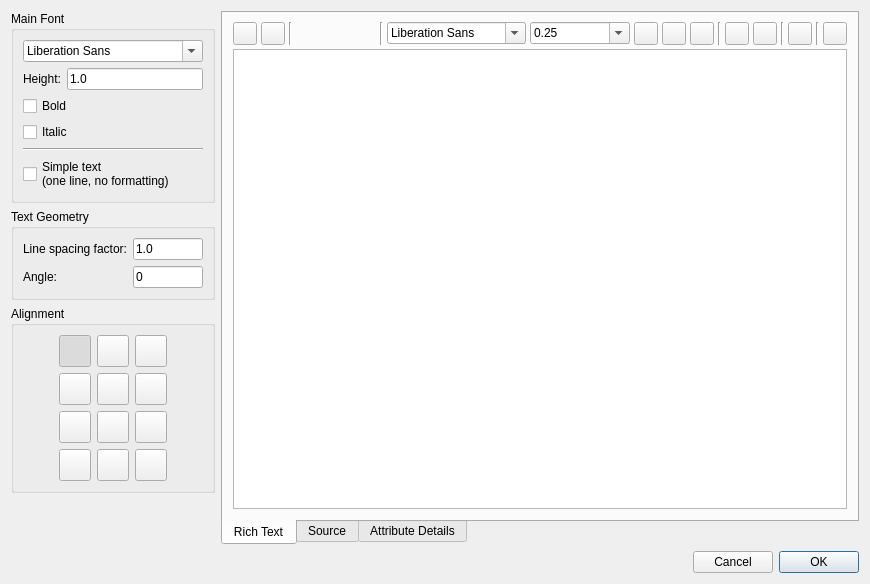
<?xml version="1.0" encoding="UTF-8"?>
<ui version="4.0">
 <class>TextDialog</class>
 <widget class="QDialog" name="TextDialog">
  <property name="geometry">
   <rect>
    <x>0</x>
    <y>0</y>
    <width>870</width>
    <height>584</height>
   </rect>
  </property>
  <property name="windowTitle">
   <string>Text</string>
  </property>
  <layout class="QVBoxLayout" name="verticalLayout">
   <item>
    <layout class="QGridLayout" name="gridLayout">
     <item row="0" column="0">
      <widget class="QGroupBox" name="FontGroupBox">
       <property name="maximumSize">
        <size>
         <width>250</width>
         <height>16777215</height>
        </size>
       </property>
       <property name="title">
        <string>Main Font</string>
       </property>
       <layout class="QVBoxLayout" name="verticalLayout_2">
        <item>
         <widget class="QFontComboBox" name="MainFont">
          <property name="minimumSize">
           <size>
            <width>180</width>
            <height>0</height>
           </size>
          </property>
          <property name="currentFont">
           <font>
            <family>Arial</family>
            <pointsize>1</pointsize>
           </font>
          </property>
         </widget>
        </item>
        <item>
         <layout class="QHBoxLayout" name="horizontalLayout_2">
          <item>
           <widget class="QLabel" name="label">
            <property name="text">
             <string>Height:</string>
            </property>
           </widget>
          </item>
          <item>
           <widget class="RMathLineEdit" name="MainHeight">
            <property name="toolTip">
             <string>Text Height in Drawing Units</string>
            </property>
            <property name="text">
             <string notr="true">1.0</string>
            </property>
            <property name="angle" stdset="0">
             <bool>false</bool>
            </property>
            <property name="defaultUnit" stdset="0">
             <number>0</number>
            </property>
           </widget>
          </item>
         </layout>
        </item>
        <item>
         <widget class="QCheckBox" name="MainBold">
          <property name="text">
           <string>Bold</string>
          </property>
         </widget>
        </item>
        <item>
         <widget class="QCheckBox" name="MainItalic">
          <property name="text">
           <string>Italic</string>
          </property>
         </widget>
        </item>
        <item>
         <widget class="Line" name="Separator">
          <property name="orientation">
           <enum>Qt::Horizontal</enum>
          </property>
         </widget>
        </item>
        <item>
         <widget class="QCheckBox" name="SimpleText">
          <property name="toolTip">
           <string>Text fits on one line and has no formatting</string>
          </property>
          <property name="text">
           <string>Simple text
(one line, no formatting)</string>
          </property>
         </widget>
        </item>
       </layout>
      </widget>
     </item>
     <item row="0" column="1" rowspan="4">
      <widget class="QTabWidget" name="TabWidget">
       <property name="tabPosition">
        <enum>QTabWidget::South</enum>
       </property>
       <property name="tabShape">
        <enum>QTabWidget::Rounded</enum>
       </property>
       <property name="currentIndex">
        <number>0</number>
       </property>
       <widget class="QWidget" name="tab">
        <attribute name="title">
         <string>Rich Text</string>
        </attribute>
        <layout class="QVBoxLayout" name="verticalLayout_3">
         <property name="spacing">
          <number>4</number>
         </property>
         <property name="leftMargin">
          <number>10</number>
         </property>
         <property name="rightMargin">
          <number>10</number>
         </property>
         <property name="bottomMargin">
          <number>10</number>
         </property>
         <item>
          <layout class="QHBoxLayout" name="horizontalLayout">
           <property name="spacing">
            <number>4</number>
           </property>
           <item>
            <widget class="QToolButton" name="Undo"/>
           </item>
           <item>
            <widget class="QToolButton" name="Redo"/>
           </item>
           <item>
            <widget class="Line" name="line_3">
             <property name="orientation">
              <enum>Qt::Vertical</enum>
             </property>
            </widget>
           </item>
           <item>
            <widget class="QToolButton" name="Cut">
             <property name="toolTip">
              <string>Cut</string>
             </property>
             <property name="autoRaise">
              <bool>true</bool>
             </property>
            </widget>
           </item>
           <item>
            <widget class="QToolButton" name="Copy">
             <property name="toolTip">
              <string>Copy</string>
             </property>
             <property name="autoRaise">
              <bool>true</bool>
             </property>
            </widget>
           </item>
           <item>
            <widget class="QToolButton" name="Paste">
             <property name="toolTip">
              <string>Paste</string>
             </property>
             <property name="autoRaise">
              <bool>true</bool>
             </property>
            </widget>
           </item>
           <item>
            <widget class="Line" name="line_4">
             <property name="orientation">
              <enum>Qt::Vertical</enum>
             </property>
            </widget>
           </item>
           <item>
            <widget class="QFontComboBox" name="Font">
             <property name="minimumSize">
              <size>
               <width>100</width>
               <height>0</height>
              </size>
             </property>
             <property name="currentFont">
              <font>
               <family>Arial</family>
               <pointsize>1</pointsize>
              </font>
             </property>
            </widget>
           </item>
           <item>
            <widget class="QComboBox" name="Height">
             <property name="sizePolicy">
              <sizepolicy hsizetype="MinimumExpanding" vsizetype="Fixed">
               <horstretch>0</horstretch>
               <verstretch>0</verstretch>
              </sizepolicy>
             </property>
             <property name="minimumSize">
              <size>
               <width>100</width>
               <height>0</height>
              </size>
             </property>
             <property name="editable">
              <bool>true</bool>
             </property>
             <item>
              <property name="text">
               <string notr="true">0.25</string>
              </property>
             </item>
             <item>
              <property name="text">
               <string notr="true">0.5</string>
              </property>
             </item>
             <item>
              <property name="text">
               <string notr="true">1.0</string>
              </property>
             </item>
             <item>
              <property name="text">
               <string notr="true">1.5</string>
              </property>
             </item>
             <item>
              <property name="text">
               <string notr="true">2.0</string>
              </property>
             </item>
             <item>
              <property name="text">
               <string notr="true">2.5</string>
              </property>
             </item>
             <item>
              <property name="text">
               <string notr="true">3.0</string>
              </property>
             </item>
             <item>
              <property name="text">
               <string notr="true">4.0</string>
              </property>
             </item>
             <item>
              <property name="text">
               <string notr="true">5.0</string>
              </property>
             </item>
             <item>
              <property name="text">
               <string notr="true">6.0</string>
              </property>
             </item>
             <item>
              <property name="text">
               <string notr="true">7.0</string>
              </property>
             </item>
             <item>
              <property name="text">
               <string notr="true">8.0</string>
              </property>
             </item>
             <item>
              <property name="text">
               <string notr="true">9.0</string>
              </property>
             </item>
             <item>
              <property name="text">
               <string notr="true">10.0</string>
              </property>
             </item>
             <item>
              <property name="text">
               <string notr="true">12.5</string>
              </property>
             </item>
             <item>
              <property name="text">
               <string notr="true">15.0</string>
              </property>
             </item>
             <item>
              <property name="text">
               <string notr="true">16.0</string>
              </property>
             </item>
             <item>
              <property name="text">
               <string notr="true">18.0</string>
              </property>
             </item>
             <item>
              <property name="text">
               <string notr="true">20.0</string>
              </property>
             </item>
             <item>
              <property name="text">
               <string notr="true">22.0</string>
              </property>
             </item>
             <item>
              <property name="text">
               <string notr="true">25.0</string>
              </property>
             </item>
             <item>
              <property name="text">
               <string notr="true">50.0</string>
              </property>
             </item>
             <item>
              <property name="text">
               <string notr="true">100.0</string>
              </property>
             </item>
            </widget>
           </item>
           <item>
            <widget class="QToolButton" name="Bold">
             <property name="toolTip">
              <string>Bold</string>
             </property>
             <property name="shortcut">
              <string>Ctrl+B</string>
             </property>
             <property name="checkable">
              <bool>true</bool>
             </property>
            </widget>
           </item>
           <item>
            <widget class="QToolButton" name="Italic">
             <property name="toolTip">
              <string>Italic</string>
             </property>
             <property name="shortcut">
              <string>Ctrl+I</string>
             </property>
             <property name="checkable">
              <bool>true</bool>
             </property>
            </widget>
           </item>
           <item>
            <widget class="QToolButton" name="Underline">
             <property name="shortcut">
              <string notr="true">Ctrl+U</string>
             </property>
             <property name="checkable">
              <bool>true</bool>
             </property>
            </widget>
           </item>
           <item>
            <widget class="Line" name="line">
             <property name="orientation">
              <enum>Qt::Vertical</enum>
             </property>
            </widget>
           </item>
           <item>
            <widget class="QToolButton" name="Superscript"/>
           </item>
           <item>
            <widget class="QToolButton" name="Subscript"/>
           </item>
           <item>
            <widget class="Line" name="line_5">
             <property name="orientation">
              <enum>Qt::Vertical</enum>
             </property>
            </widget>
           </item>
           <item>
            <widget class="QToolButton" name="Color"/>
           </item>
           <item>
            <widget class="Line" name="line_2">
             <property name="orientation">
              <enum>Qt::Vertical</enum>
             </property>
            </widget>
           </item>
           <item>
            <widget class="QToolButton" name="Symbol">
             <property name="toolTip">
              <string>Insert Symbol...</string>
             </property>
            </widget>
           </item>
           <item>
            <spacer name="horizontalSpacer_2">
             <property name="orientation">
              <enum>Qt::Horizontal</enum>
             </property>
             <property name="sizeHint" stdset="0">
              <size>
               <width>40</width>
               <height>20</height>
              </size>
             </property>
            </spacer>
           </item>
          </layout>
         </item>
         <item>
          <widget class="QTextEdit" name="Text">
           <property name="font">
            <font>
             <family>Arial</family>
             <pointsize>10</pointsize>
            </font>
           </property>
           <property name="lineWrapMode">
            <enum>QTextEdit::NoWrap</enum>
           </property>
           <property name="html">
            <string notr="true">&lt;!DOCTYPE HTML PUBLIC &quot;-//W3C//DTD HTML 4.0//EN&quot; &quot;http://www.w3.org/TR/REC-html40/strict.dtd&quot;&gt;
&lt;html&gt;&lt;head&gt;&lt;meta name=&quot;qrichtext&quot; content=&quot;1&quot; /&gt;&lt;style type=&quot;text/css&quot;&gt;
p, li { white-space: pre-wrap; }
&lt;/style&gt;&lt;/head&gt;&lt;body style=&quot; font-family:'Arial'; font-size:10pt; font-weight:400; font-style:normal;&quot;&gt;
&lt;p style=&quot;-qt-paragraph-type:empty; margin-top:0px; margin-bottom:0px; margin-left:0px; margin-right:0px; -qt-block-indent:0; text-indent:0px;&quot;&gt;&lt;br /&gt;&lt;/p&gt;&lt;/body&gt;&lt;/html&gt;</string>
           </property>
          </widget>
         </item>
        </layout>
       </widget>
       <widget class="QWidget" name="tab_2">
        <attribute name="title">
         <string>Source</string>
        </attribute>
        <layout class="QVBoxLayout" name="verticalLayout_5">
         <property name="leftMargin">
          <number>10</number>
         </property>
         <property name="rightMargin">
          <number>10</number>
         </property>
         <property name="bottomMargin">
          <number>10</number>
         </property>
         <item>
          <widget class="QPlainTextEdit" name="Source">
           <property name="plainText">
            <string notr="true"/>
           </property>
          </widget>
         </item>
        </layout>
       </widget>
       <widget class="QWidget" name="tab_3">
        <attribute name="title">
         <string>Attribute Details</string>
        </attribute>
        <layout class="QVBoxLayout" name="verticalLayout_4">
         <item>
          <layout class="QGridLayout" name="gridLayout_4">
           <item row="0" column="0">
            <widget class="QLabel" name="TagLabel">
             <property name="text">
              <string>Tag:</string>
             </property>
            </widget>
           </item>
           <item row="0" column="1">
            <widget class="QLineEdit" name="AttributeTag">
             <property name="minimumSize">
              <size>
               <width>200</width>
               <height>0</height>
              </size>
             </property>
            </widget>
           </item>
           <item row="1" column="0">
            <widget class="QLabel" name="PromptLabel">
             <property name="text">
              <string>Prompt:</string>
             </property>
            </widget>
           </item>
           <item row="1" column="1">
            <widget class="QLineEdit" name="AttributePrompt">
             <property name="minimumSize">
              <size>
               <width>200</width>
               <height>0</height>
              </size>
             </property>
            </widget>
           </item>
           <item row="2" column="0">
            <widget class="QLabel" name="ValueLabel">
             <property name="text">
              <string>Value:</string>
             </property>
            </widget>
           </item>
           <item row="2" column="1">
            <widget class="QLineEdit" name="AttributeValue">
             <property name="minimumSize">
              <size>
               <width>200</width>
               <height>0</height>
              </size>
             </property>
            </widget>
           </item>
          </layout>
         </item>
         <item>
          <spacer name="verticalSpacer">
           <property name="orientation">
            <enum>Qt::Vertical</enum>
           </property>
           <property name="sizeHint" stdset="0">
            <size>
             <width>20</width>
             <height>287</height>
            </size>
           </property>
          </spacer>
         </item>
        </layout>
       </widget>
      </widget>
     </item>
     <item row="1" column="0">
      <widget class="QGroupBox" name="groupBox">
       <property name="maximumSize">
        <size>
         <width>250</width>
         <height>16777215</height>
        </size>
       </property>
       <property name="title">
        <string>Text Geometry</string>
       </property>
       <layout class="QGridLayout" name="gridLayout_3">
        <item row="0" column="0">
         <widget class="QLabel" name="LineSpacingFactorLabel">
          <property name="text">
           <string>Line spacing factor:</string>
          </property>
         </widget>
        </item>
        <item row="0" column="1">
         <widget class="RMathLineEdit" name="LineSpacingFactor">
          <property name="minimumSize">
           <size>
            <width>50</width>
            <height>0</height>
           </size>
          </property>
          <property name="toolTip">
           <string>Line Spacing Factor</string>
          </property>
          <property name="text">
           <string notr="true">1.0</string>
          </property>
          <property name="angle" stdset="0">
           <bool>false</bool>
          </property>
          <property name="defaultUnit" stdset="0">
           <number>0</number>
          </property>
         </widget>
        </item>
        <item row="1" column="0">
         <widget class="QLabel" name="label_3">
          <property name="text">
           <string>Angle:</string>
          </property>
         </widget>
        </item>
        <item row="1" column="1">
         <widget class="RMathLineEdit" name="Angle">
          <property name="minimumSize">
           <size>
            <width>50</width>
            <height>0</height>
           </size>
          </property>
          <property name="toolTip">
           <string>Rotation Angle</string>
          </property>
          <property name="text">
           <string notr="true">0</string>
          </property>
          <property name="angle" stdset="0">
           <bool>true</bool>
          </property>
          <property name="defaultUnit" stdset="0">
           <number>0</number>
          </property>
         </widget>
        </item>
       </layout>
      </widget>
     </item>
     <item row="2" column="0">
      <widget class="QGroupBox" name="AlignmentGroupBox">
       <property name="maximumSize">
        <size>
         <width>250</width>
         <height>16777215</height>
        </size>
       </property>
       <property name="title">
        <string>Alignment</string>
       </property>
       <property name="flat">
        <bool>false</bool>
       </property>
       <property name="checkable">
        <bool>false</bool>
       </property>
       <layout class="QGridLayout" name="gridLayout_2">
        <property name="spacing">
         <number>6</number>
        </property>
        <item row="1" column="4">
         <spacer name="horizontalSpacer">
          <property name="orientation">
           <enum>Qt::Horizontal</enum>
          </property>
          <property name="sizeHint" stdset="0">
           <size>
            <width>40</width>
            <height>20</height>
           </size>
          </property>
         </spacer>
        </item>
        <item row="1" column="0">
         <spacer name="horizontalSpacer_4">
          <property name="orientation">
           <enum>Qt::Horizontal</enum>
          </property>
          <property name="sizeHint" stdset="0">
           <size>
            <width>40</width>
            <height>20</height>
           </size>
          </property>
         </spacer>
        </item>
        <item row="0" column="1">
         <widget class="QToolButton" name="AlignTopLeft">
          <property name="maximumSize">
           <size>
            <width>32</width>
            <height>32</height>
           </size>
          </property>
          <property name="toolTip">
           <string>Top Left</string>
          </property>
          <property name="icon">
           <iconset>
            <normaloff>AlignTopLeft.svg</normaloff>AlignTopLeft.svg</iconset>
          </property>
          <property name="iconSize">
           <size>
            <width>32</width>
            <height>32</height>
           </size>
          </property>
          <property name="checkable">
           <bool>true</bool>
          </property>
          <property name="checked">
           <bool>true</bool>
          </property>
          <property name="autoExclusive">
           <bool>true</bool>
          </property>
         </widget>
        </item>
        <item row="0" column="2">
         <widget class="QToolButton" name="AlignTopCenter">
          <property name="maximumSize">
           <size>
            <width>32</width>
            <height>32</height>
           </size>
          </property>
          <property name="toolTip">
           <string>Top Center</string>
          </property>
          <property name="icon">
           <iconset>
            <normaloff>AlignTopCenter.svg</normaloff>AlignTopCenter.svg</iconset>
          </property>
          <property name="iconSize">
           <size>
            <width>32</width>
            <height>32</height>
           </size>
          </property>
          <property name="checkable">
           <bool>true</bool>
          </property>
          <property name="autoExclusive">
           <bool>true</bool>
          </property>
         </widget>
        </item>
        <item row="1" column="3">
         <widget class="QToolButton" name="AlignMiddleRight">
          <property name="maximumSize">
           <size>
            <width>32</width>
            <height>32</height>
           </size>
          </property>
          <property name="toolTip">
           <string>Middle Right</string>
          </property>
          <property name="icon">
           <iconset>
            <normaloff>AlignMiddleRight.svg</normaloff>AlignMiddleRight.svg</iconset>
          </property>
          <property name="iconSize">
           <size>
            <width>32</width>
            <height>32</height>
           </size>
          </property>
          <property name="checkable">
           <bool>true</bool>
          </property>
          <property name="autoExclusive">
           <bool>true</bool>
          </property>
         </widget>
        </item>
        <item row="0" column="3">
         <widget class="QToolButton" name="AlignTopRight">
          <property name="maximumSize">
           <size>
            <width>32</width>
            <height>32</height>
           </size>
          </property>
          <property name="toolTip">
           <string>Top Right</string>
          </property>
          <property name="icon">
           <iconset>
            <normaloff>AlignTopRight.svg</normaloff>AlignTopRight.svg</iconset>
          </property>
          <property name="iconSize">
           <size>
            <width>32</width>
            <height>32</height>
           </size>
          </property>
          <property name="checkable">
           <bool>true</bool>
          </property>
          <property name="autoExclusive">
           <bool>true</bool>
          </property>
         </widget>
        </item>
        <item row="1" column="2">
         <widget class="QToolButton" name="AlignMiddleCenter">
          <property name="maximumSize">
           <size>
            <width>32</width>
            <height>32</height>
           </size>
          </property>
          <property name="toolTip">
           <string>Middle Center</string>
          </property>
          <property name="icon">
           <iconset>
            <normaloff>AlignMiddleCenter.svg</normaloff>AlignMiddleCenter.svg</iconset>
          </property>
          <property name="iconSize">
           <size>
            <width>32</width>
            <height>32</height>
           </size>
          </property>
          <property name="checkable">
           <bool>true</bool>
          </property>
          <property name="autoExclusive">
           <bool>true</bool>
          </property>
         </widget>
        </item>
        <item row="1" column="1">
         <widget class="QToolButton" name="AlignMiddleLeft">
          <property name="maximumSize">
           <size>
            <width>32</width>
            <height>32</height>
           </size>
          </property>
          <property name="toolTip">
           <string>Middle Left</string>
          </property>
          <property name="icon">
           <iconset>
            <normaloff>AlignMiddleLeft.svg</normaloff>AlignMiddleLeft.svg</iconset>
          </property>
          <property name="iconSize">
           <size>
            <width>32</width>
            <height>32</height>
           </size>
          </property>
          <property name="checkable">
           <bool>true</bool>
          </property>
          <property name="autoExclusive">
           <bool>true</bool>
          </property>
         </widget>
        </item>
        <item row="2" column="1">
         <widget class="QToolButton" name="AlignBaseLeft">
          <property name="maximumSize">
           <size>
            <width>32</width>
            <height>32</height>
           </size>
          </property>
          <property name="toolTip">
           <string>Base Left</string>
          </property>
          <property name="icon">
           <iconset>
            <normaloff>AlignBaseLeft.svg</normaloff>AlignBaseLeft.svg</iconset>
          </property>
          <property name="iconSize">
           <size>
            <width>32</width>
            <height>32</height>
           </size>
          </property>
          <property name="checkable">
           <bool>true</bool>
          </property>
          <property name="autoExclusive">
           <bool>true</bool>
          </property>
         </widget>
        </item>
        <item row="2" column="2">
         <widget class="QToolButton" name="AlignBaseCenter">
          <property name="maximumSize">
           <size>
            <width>32</width>
            <height>32</height>
           </size>
          </property>
          <property name="toolTip">
           <string>Base Center</string>
          </property>
          <property name="icon">
           <iconset>
            <normaloff>AlignBaseCenter.svg</normaloff>AlignBaseCenter.svg</iconset>
          </property>
          <property name="iconSize">
           <size>
            <width>32</width>
            <height>32</height>
           </size>
          </property>
          <property name="checkable">
           <bool>true</bool>
          </property>
          <property name="autoExclusive">
           <bool>true</bool>
          </property>
         </widget>
        </item>
        <item row="2" column="3">
         <widget class="QToolButton" name="AlignBaseRight">
          <property name="maximumSize">
           <size>
            <width>32</width>
            <height>32</height>
           </size>
          </property>
          <property name="toolTip">
           <string>Base Right</string>
          </property>
          <property name="icon">
           <iconset>
            <normaloff>AlignBaseRight.svg</normaloff>AlignBaseRight.svg</iconset>
          </property>
          <property name="iconSize">
           <size>
            <width>32</width>
            <height>32</height>
           </size>
          </property>
          <property name="checkable">
           <bool>true</bool>
          </property>
          <property name="autoExclusive">
           <bool>true</bool>
          </property>
         </widget>
        </item>
        <item row="3" column="1">
         <widget class="QToolButton" name="AlignBottomLeft">
          <property name="maximumSize">
           <size>
            <width>32</width>
            <height>32</height>
           </size>
          </property>
          <property name="toolTip">
           <string>Bottom Left</string>
          </property>
          <property name="icon">
           <iconset>
            <normaloff>AlignBottomLeft.svg</normaloff>AlignBottomLeft.svg</iconset>
          </property>
          <property name="iconSize">
           <size>
            <width>32</width>
            <height>32</height>
           </size>
          </property>
          <property name="checkable">
           <bool>true</bool>
          </property>
          <property name="autoExclusive">
           <bool>true</bool>
          </property>
         </widget>
        </item>
        <item row="3" column="2">
         <widget class="QToolButton" name="AlignBottomCenter">
          <property name="maximumSize">
           <size>
            <width>32</width>
            <height>32</height>
           </size>
          </property>
          <property name="toolTip">
           <string>Bottom Center</string>
          </property>
          <property name="icon">
           <iconset>
            <normaloff>AlignBottomCenter.svg</normaloff>AlignBottomCenter.svg</iconset>
          </property>
          <property name="iconSize">
           <size>
            <width>32</width>
            <height>32</height>
           </size>
          </property>
          <property name="checkable">
           <bool>true</bool>
          </property>
          <property name="autoExclusive">
           <bool>true</bool>
          </property>
         </widget>
        </item>
        <item row="3" column="3">
         <widget class="QToolButton" name="AlignBottomRight">
          <property name="maximumSize">
           <size>
            <width>32</width>
            <height>32</height>
           </size>
          </property>
          <property name="toolTip">
           <string>Bottom Right</string>
          </property>
          <property name="icon">
           <iconset>
            <normaloff>AlignBottomRight.svg</normaloff>AlignBottomRight.svg</iconset>
          </property>
          <property name="iconSize">
           <size>
            <width>32</width>
            <height>32</height>
           </size>
          </property>
          <property name="checkable">
           <bool>true</bool>
          </property>
          <property name="autoExclusive">
           <bool>true</bool>
          </property>
         </widget>
        </item>
       </layout>
      </widget>
     </item>
     <item row="3" column="0">
      <spacer name="verticalSpacer_2">
       <property name="orientation">
        <enum>Qt::Vertical</enum>
       </property>
       <property name="sizeHint" stdset="0">
        <size>
         <width>20</width>
         <height>40</height>
        </size>
       </property>
      </spacer>
     </item>
    </layout>
   </item>
   <item>
    <layout class="QHBoxLayout" name="horizontalLayout_3">
     <property name="sizeConstraint">
      <enum>QLayout::SetDefaultConstraint</enum>
     </property>
     <item>
      <spacer name="horizontalSpacer_3">
       <property name="orientation">
        <enum>Qt::Horizontal</enum>
       </property>
       <property name="sizeHint" stdset="0">
        <size>
         <width>40</width>
         <height>20</height>
        </size>
       </property>
      </spacer>
     </item>
     <item>
      <widget class="QPushButton" name="Cancel">
       <property name="text">
        <string>Cancel</string>
       </property>
       <property name="shortcut">
        <string notr="true">Esc</string>
       </property>
       <property name="autoDefault">
        <bool>true</bool>
       </property>
      </widget>
     </item>
     <item>
      <widget class="QPushButton" name="OK">
       <property name="text">
        <string>OK</string>
       </property>
       <property name="shortcut">
        <string notr="true">Ctrl+Return</string>
       </property>
       <property name="default">
        <bool>true</bool>
       </property>
      </widget>
     </item>
    </layout>
   </item>
  </layout>
 </widget>
 <customwidgets>
  <customwidget>
   <class>RMathLineEdit</class>
   <extends>QLineEdit</extends>
   <header>RMathLineEdit.h</header>
  </customwidget>
 </customwidgets>
 <resources/>
 <connections>
  <connection>
   <sender>OK</sender>
   <signal>clicked()</signal>
   <receiver>TextDialog</receiver>
   <slot>accept()</slot>
   <hints>
    <hint type="sourcelabel">
     <x>818</x>
     <y>462</y>
    </hint>
    <hint type="destinationlabel">
     <x>639</x>
     <y>465</y>
    </hint>
   </hints>
  </connection>
  <connection>
   <sender>Cancel</sender>
   <signal>clicked()</signal>
   <receiver>TextDialog</receiver>
   <slot>reject()</slot>
   <hints>
    <hint type="sourcelabel">
     <x>735</x>
     <y>462</y>
    </hint>
    <hint type="destinationlabel">
     <x>667</x>
     <y>475</y>
    </hint>
   </hints>
  </connection>
 </connections>
</ui>
